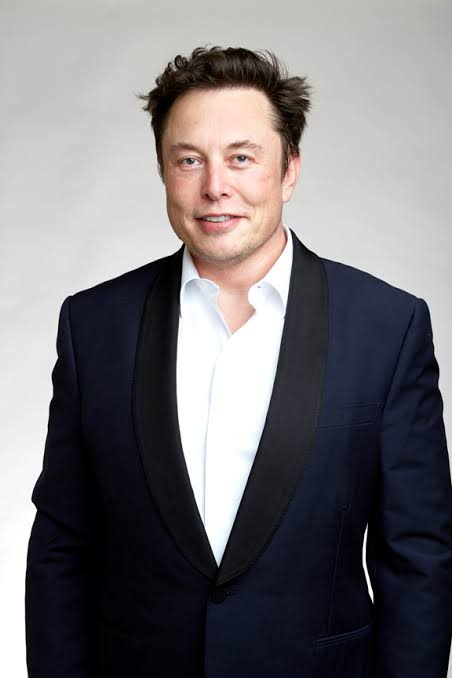
#> input picture elon.jpg, 452 x 678 px
$ python tatcher.py
#> lines starting #> are read from the running program, lines starting #| are printed output that depends on the picture; after the words box and inside, x2 and y2 are one past the last pixel; in counts of white or black regions, pixels touching at a corner belong together
import numpy as np
import cv2

mouth_cascade = cv2.CascadeClassifier('tatcher-venv/Scripts/haarcascade_mcs_mouth.xml')
eye_cascade = cv2.CascadeClassifier(cv2.data.haarcascades + 'haarcascade_eye.xml')
face_cascade = cv2.CascadeClassifier(cv2.data.haarcascades + 'haarcascade_frontalface_default.xml')

image = cv2.imread("elon.jpg")
#> image is the input picture: shape (678, 452, 3); mean B, G, R 119.3, 116.1, 118.6
gray_image = cv2.cvtColor(image, cv2.COLOR_BGR2GRAY)
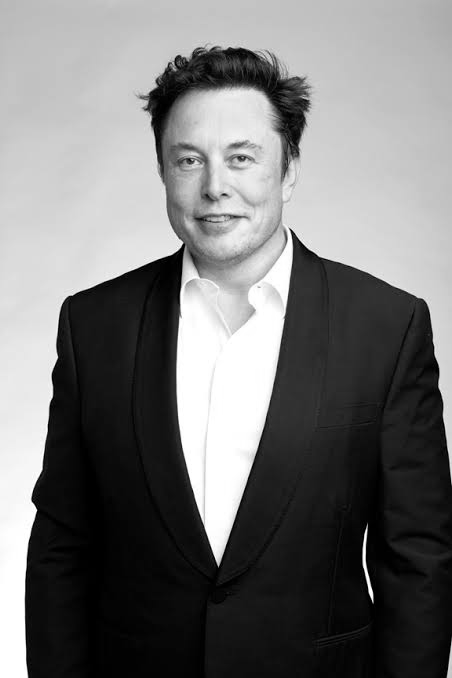
#> gray_image: shape (678, 452); min 0, max 255, mean 117.2
faces = face_cascade.detectMultiScale(gray_image, scaleFactor=1.6, minNeighbors=8)
#> faces = [[139, 95, 157, 157]]

if len(faces) == 0:
    print("No faces detected.")
else:
    for (x, y, w, h) in faces:
        roi_gray = gray_image[y:y+h, x:x+w]
        roi_color = image[y:y+h, x:x+w]

        eyes = eye_cascade.detectMultiScale(roi_gray, scaleFactor=1.1, minNeighbors=5)
        if len(eyes) > 0:
            for (ex, ey, ew, eh) in eyes:
                ex_crop = max(ex + 10, 0)
                ey_crop = max(ey + 10, 0)
                ew_crop = min(ew - 20, roi_color.shape[1] + ex_crop)
                eh_crop = min(eh - 20, roi_color.shape[0] + ey_crop)

                eye_roi = roi_color[ey_crop:ey_crop+eh_crop, ex_crop:ex_crop+ew_crop]
                eye_flipped = cv2.flip(eye_roi, 0)
                roi_color[ey_crop:ey_crop+eh_crop, ex_crop:ex_crop+ew_crop] = eye_flipped

        mouth = mouth_cascade.detectMultiScale(roi_gray, scaleFactor=1.8, minNeighbors=8)
        if len(mouth) > 0:
            for (mx, my, mw, mh) in mouth:
                mx_crop = max(mx + 10, 0)
                my_crop = max(my + 10, 0)
                mw_crop = min(mw - 20, roi_color.shape[1] + mx_crop)
                mh_crop = min(mh - 20, roi_color.shape[0] + my_crop)

                mouth_roi = roi_color[my_crop:my_crop+mh_crop, mx_crop:mx_crop+mw_crop]
                mouth_flipped = cv2.flip(mouth_roi, 0)
                roi_color[my_crop:my_crop+mh_crop, mx_crop:mx_crop+mw_crop] = mouth_flipped
#> this loop made 1 pass
#> (x, y, w, h, eyes, mouth) on pass 1: (139, 95, 157, 157, [[81, 46, 35, 35], [33, 48, 35, 35]], [[42, 101, 81, 49]])
#> pass 1, `roi_gray = gray_image[y:y+h, x:x+w]`:
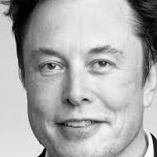
#> roi_gray: shape (157, 157); min 0, max 255, mean 172.9
#> pass 1, `roi_color = image[y:y+h, x:x+w]`:
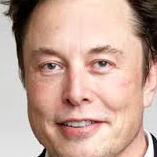
#> roi_color: shape (157, 157, 3); mean B, G, R 151.6, 164.9, 196.8
#> after the loop:
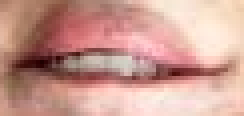
#> mouth_roi: shape (29, 61, 3) (shown 4 times larger); mean B, G, R 145, 155.5, 202.7
#> after the loop:
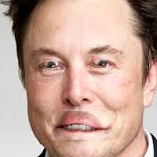
#> roi_color: shape (157, 157, 3); 8.63% of pixels changed, all inside (x1, y1, x2, y2) = (43, 56, 113, 140)
image = cv2.flip(image, 0)
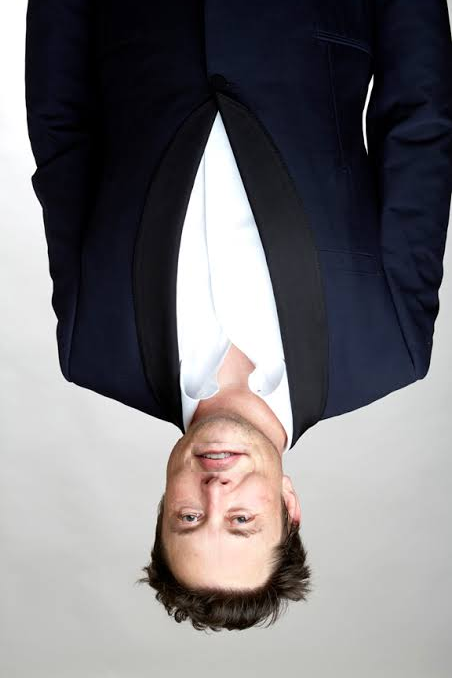
#> image: shape (678, 452, 3); mean B, G, R 119.3, 116.1, 118.6

cv2.imwrite('elon-after.jpg', image)
cv2.waitKey(0)
cv2.destroyAllWindows()
